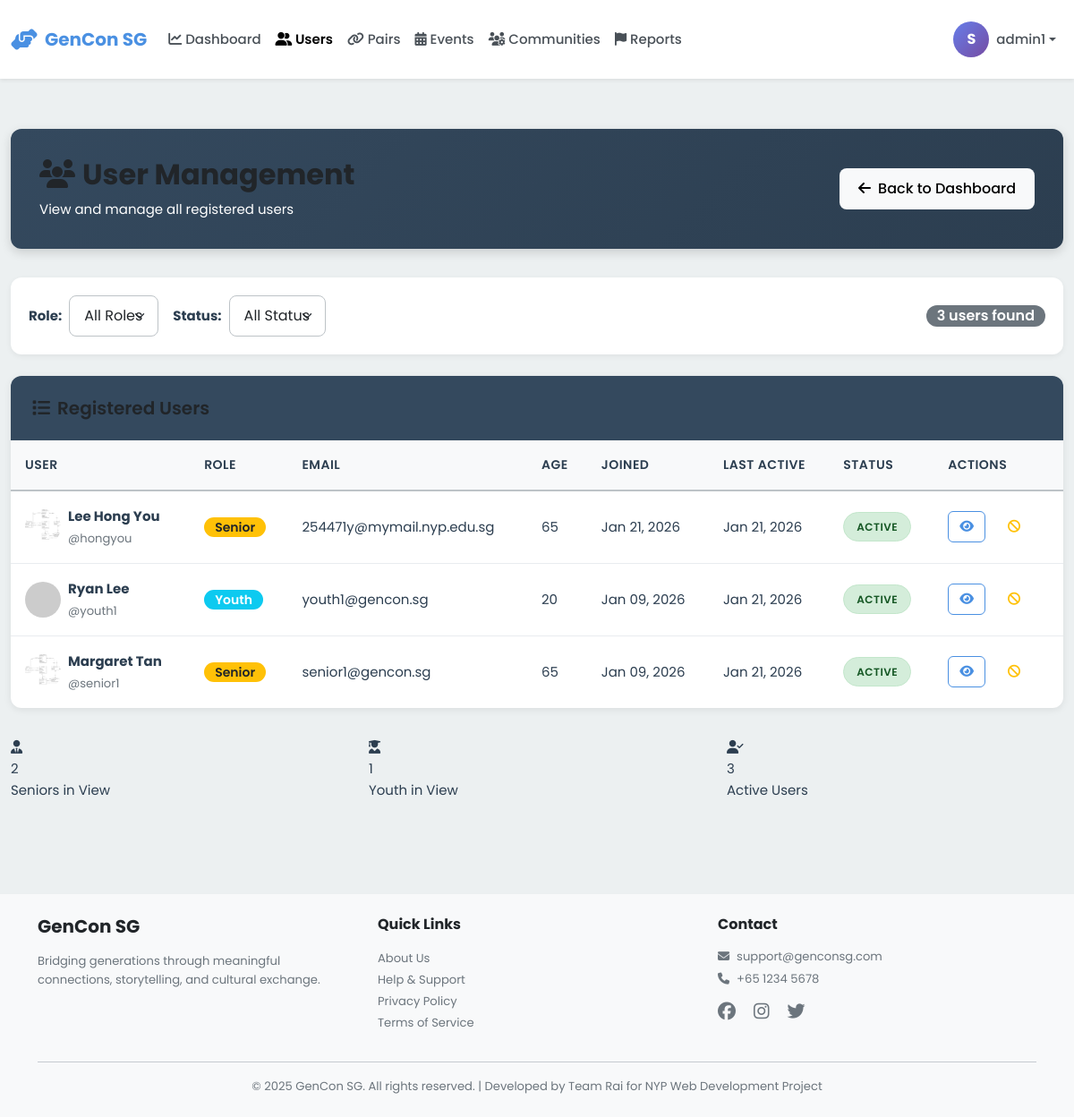
Before: /admin/users (signed in) with the older database file.
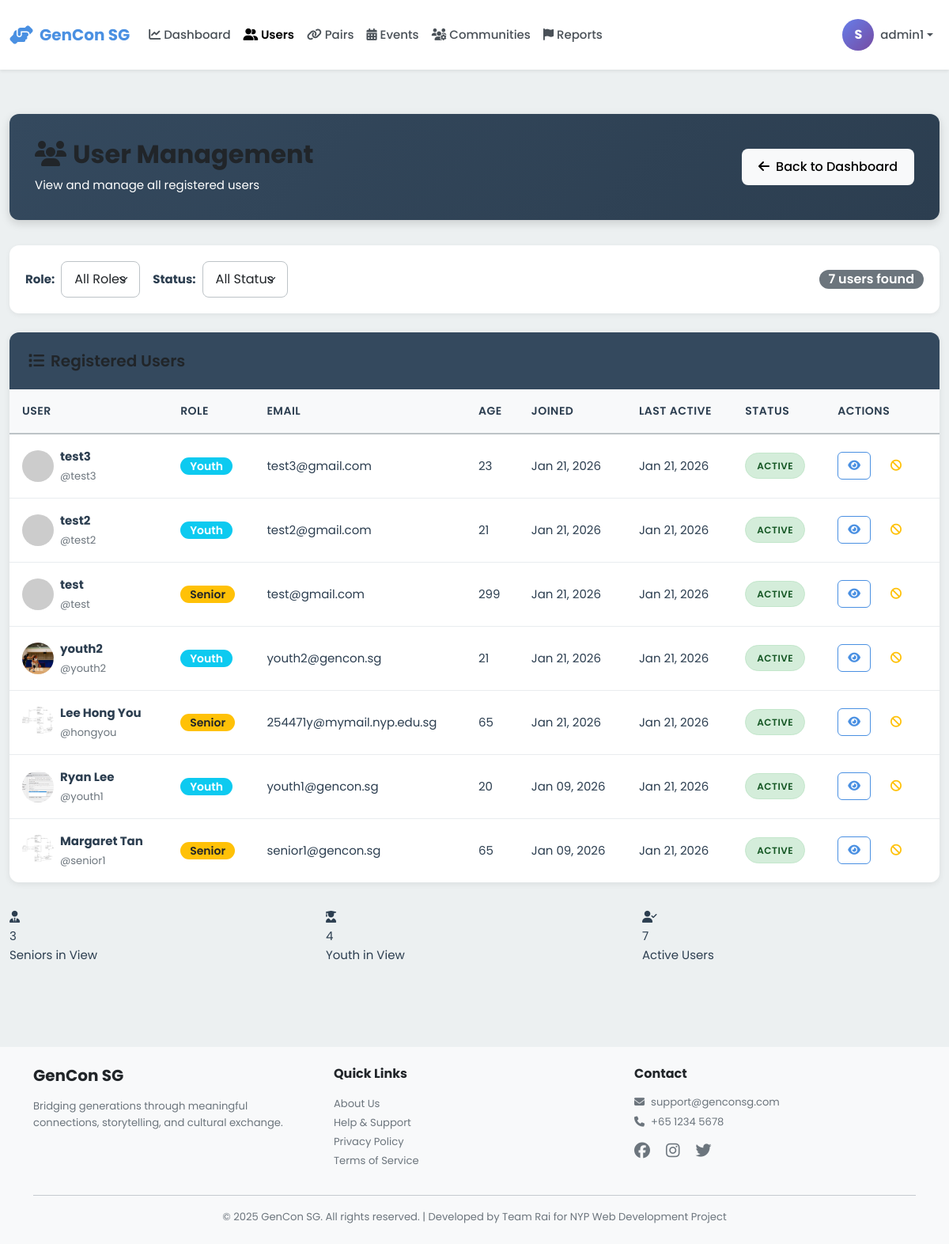
After: the same page with the newer database file.
### models.py (models this page shows, shortened)
class User(db.Model):
    __tablename__ = 'users'
    id = db.Column(db.Integer, primary_key=True)
    username = db.Column(db.String(80), unique=True, nullable=False, index=True)
    password_hash = db.Column(db.String(255), nullable=False)
    email = db.Column(db.String(120), unique=True, nullable=False, index=True)
    full_name = db.Column(db.String(120), nullable=False)
    phone = db.Column(db.String(20))
    age = db.Column(db.Integer, nullable=False)
    bio = db.Column(db.Text)  # User biography
    school = db.Column(db.String(255))  # School or organization for youth
    role = db.Column(db.String(20), nullable=False)  # 'senior', 'youth', or 'admin'
    profile_picture = db.Column(db.String(255), default='default-avatar.png')
    interests_json = db.Column(db.Text)  # Stores interests as JSON array
    languages_json = db.Column(db.Text)  # Stores languages as JSON array
    accessibility_settings_json = db.Column(db.Text)  # Stores settings as JSON object
    created_at = db.Column(db.DateTime, default=datetime.utcnow, nullable=False)
    last_active = db.Column(db.DateTime, default=datetime.utcnow, nullable=False)
    is_active = db.Column(db.Boolean, default=True)
    stories = db.relationship('Story', back_populates='user', lazy='dynamic')
    sent_messages = db.relationship('Message', foreign_keys='Message.sender_id',
                                   back_populates='sender', lazy='dynamic')
    received_messages = db.relationship('Message', foreign_keys='Message.recipient_id',
                                       back_populates='recipient', lazy='dynamic')
    senior_pairs = db.relationship('Pair', foreign_keys='Pair.senior_id',
                                   back_populates='senior', lazy='dynamic')
    youth_pairs = db.relationship('Pair', foreign_keys='Pair.youth_id',
                                 back_populates='youth', lazy='dynamic')
    streak = db.relationship('Streak', back_populates='user', uselist=False)
    badges = db.relationship('Badge', back_populates='user', lazy='dynamic')
    checkins = db.relationship('Checkin', back_populates='user', lazy='dynamic')
    @property
    def interests(self):
        """Get interests as Python list from JSON string."""
        if self.interests_json:
            return json.loads(self.interests_json)
        return []
    @interests.setter
    def interests(self, value):
        """Set interests from Python list, store as JSON string."""
        self.interests_json = json.dumps(value)
    @property
    def languages(self):
        """Get languages as Python list from JSON string."""
        if self.languages_json:
            return json.loads(self.languages_json)
        return []
    @languages.setter
    def languages(self, value):
        """Set languages from Python list, store as JSON string."""
        self.languages_json = json.dumps(value)
    @property
    def accessibility_settings(self):
        """Get accessibility settings as Python dict from JSON string."""
        if self.accessibility_settings_json:
            return json.loads(self.accessibility_settings_json)
        return {}

### blueprints/admin.py (the view)
@admin_bp.route('/users')
@admin_required
def users():
    role_filter = request.args.get('role', 'all')
    status_filter = request.args.get('status', 'all')
    query = User.query.filter(User.role != 'admin')
    if role_filter != 'all':
        query = query.filter_by(role=role_filter)
    if status_filter == 'active':
        query = query.filter_by(is_active=True)
    elif status_filter == 'inactive':
        query = query.filter_by(is_active=False)
    users = query.order_by(User.created_at.desc()).all()
    return render_template('admin/users.html',
                         users=users,
                         role_filter=role_filter,
                         status_filter=status_filter)

### templates/admin/users.html (shortened to what this page needs)
{% extends "base.html" %}
{% block extra_css %}
<link rel="stylesheet" href="{{ url_for('static', filename='css/admin.css') }}">
{% endblock %}
{% block content %}
<div class="container-fluid py-4">
    <div class="admin-header">
        <div class="d-flex justify-content-between align-items-center">
            <div>
                <h1><i class="fas fa-users me-2"></i>User Management</h1>
                <p class="mb-0">View and manage all registered users</p>
            </div>
            <a href="{{ url_for('admin.dashboard') }}" class="btn btn-light">
                <i class="fas fa-arrow-left me-2"></i>Back to Dashboard
            </a>
        </div>
    </div>
    <div class="filter-bar">
        <form method="GET" class="d-flex gap-3 flex-wrap align-items-center w-100">
            <div class="d-flex align-items-center gap-2">
                <label for="role" class="fw-bold text-nowrap">Role:</label>
                <select name="role" id="role" class="form-select" onchange="this.form.submit()">
                    <option value="all" {% if role_filter == 'all' %}selected{% endif %}>All Roles</option>
                </select>
            </div>
            <div class="d-flex align-items-center gap-2">
                <label for="status" class="fw-bold text-nowrap">Status:</label>
                <select name="status" id="status" class="form-select" onchange="this.form.submit()">
                    <option value="all" {% if status_filter == 'all' %}selected{% endif %}>All Status</option>
                </select>
            </div>
            <div class="ms-auto">
                <span class="badge bg-secondary fs-6">{{ users|length }} users found</span>
            </div>
        </form>
    </div>
    <div class="data-table-container">
        <div class="table-header">
            <h3><i class="fas fa-list me-2"></i>Registered Users</h3>
        </div>
        {% if users %}
        <table class="data-table">
            <thead>
                <tr>
                    <th>User</th>
                    <th>Role</th>
                    <th>Email</th>
                    <th>Age</th>
                    <th>Joined</th>
                    <th>Last Active</th>
                    <th>Status</th>
                    <th>Actions</th>
                </tr>
            </thead>
            <tbody>
                {% for user in users %}
                <tr>
                    <td>
                        <div class="d-flex align-items-center gap-2">
                            <img src="{{ url_for('static', filename='images/' + (user.profile_picture or 'default-avatar.png')) }}"
                                 alt="Avatar"
                                 class="rounded-circle"
                                 style="width: 40px; height: 40px; object-fit: cover;"
                                 onerror="this.src='https://ui-avatars.com/api/?name={{ user.full_name }}&background=random'">
                            <div>
                                <div class="fw-bold">{{ user.full_name }}</div>
                                <small class="text-muted">@{{ user.username }}</small>
                            </div>
                        </div>
                    </td>
                    <td>
                        <span class="badge {% if user.role == 'senior' %}bg-warning text-dark{% else %}bg-info{% endif %}">
                            {{ user.role|capitalize }}
                        </span>
                    </td>
                    <td>{{ user.email }}</td>
                    <td>{{ user.age }}</td>
                    <td>{{ user.created_at.strftime('%b %d, %Y') }}</td>
                    <td>{{ user.last_active.strftime('%b %d, %Y') }}</td>
                    <td>
                        {% if user.is_active %}
                        <span class="status-badge active">Active</span>
                        {% else %}
                        <span class="status-badge inactive">Inactive</span>
                        {% endif %}
                    </td>
                    <td>
                        <a href="{{ url_for('admin.user_detail', user_id=user.id) }}"
                           class="btn btn-sm btn-outline-primary table-action-btn"
                           title="View Details">
                            <i class="fas fa-eye"></i>
                        </a>
                        <button class="btn btn-sm btn-outline-warning table-action-btn"
                                title="Toggle Status"
                                onclick="toggleUserStatus({{ user.id }})">
                            <i class="fas fa-ban"></i>
                        </button>
                    </td>
                </tr>
                {% endfor %}
            </tbody>
        </table>
        {% else %}
        <div class="text-center py-5">
            <i class="fas fa-users fa-3x text-muted mb-3"></i>
            <h5 class="text-muted">No users found</h5>
            <p class="text-muted">Try adjusting your filters</p>
        </div>
        {% endif %}
    </div>
    <div class="row mt-4">
        <div class="col-md-4">
            <div class="stat-card seniors">
                <div class="stat-icon"><i class="fas fa-user-tie"></i></div>
                <div class="stat-value">{{ users|selectattr('role', 'equalto', 'senior')|list|length }}</div>
                <div class="stat-label">Seniors in View</div>
            </div>
        </div>
        <div class="col-md-4">
            <div class="stat-card youth">
                <div class="stat-icon"><i class="fas fa-user-graduate"></i></div>
                <div class="stat-value">{{ users|selectattr('role', 'equalto', 'youth')|list|length }}</div>
                <div class="stat-label">Youth in View</div>
            </div>
        </div>
        <div class="col-md-4">
            <div class="stat-card">
                <div class="stat-icon"><i class="fas fa-user-check"></i></div>
                <div class="stat-value">{{ users|selectattr('is_active')|list|length }}</div>
                <div class="stat-label">Active Users</div>
            </div>
        </div>
    </div>
</div>
{% endblock %}

Changed rows visible on the page:
added User: full_name "test3", username "test3", role "Youth", email "test3@gmail.com", age "23", created_at "Jan 21, 2026", last_active "Jan 21, 2026", is_active "ACTIVE"
added User: full_name "test2", username "test2", role "Youth", email "test2@gmail.com", age "21", created_at "Jan 21, 2026", last_active "Jan 21, 2026", is_active "ACTIVE"
added User: full_name "test", username "test", role "Senior", email "test@gmail.com", age "299", created_at "Jan 21, 2026", last_active "Jan 21, 2026", is_active "ACTIVE"
added User: profile_picture (picture), full_name "youth2", username "youth2", role "Youth", email "youth2@gencon.sg", age "21", created_at "Jan 21, 2026", last_active "Jan 21, 2026", is_active "ACTIVE"
changed User "Ryan Lee": profile_picture: picture added in place of a placeholder
Other visible differences:
{{ users|length }}: "3" → "7"
{{ users|selectattr('role', 'equalto', 'senior')|list|length }}: "2" → "3"
{{ users|selectattr('role', 'equalto', 'youth')|list|length }}: "1" → "4"
{{ users|selectattr('is_active')|list|length }}: "3" → "7"
